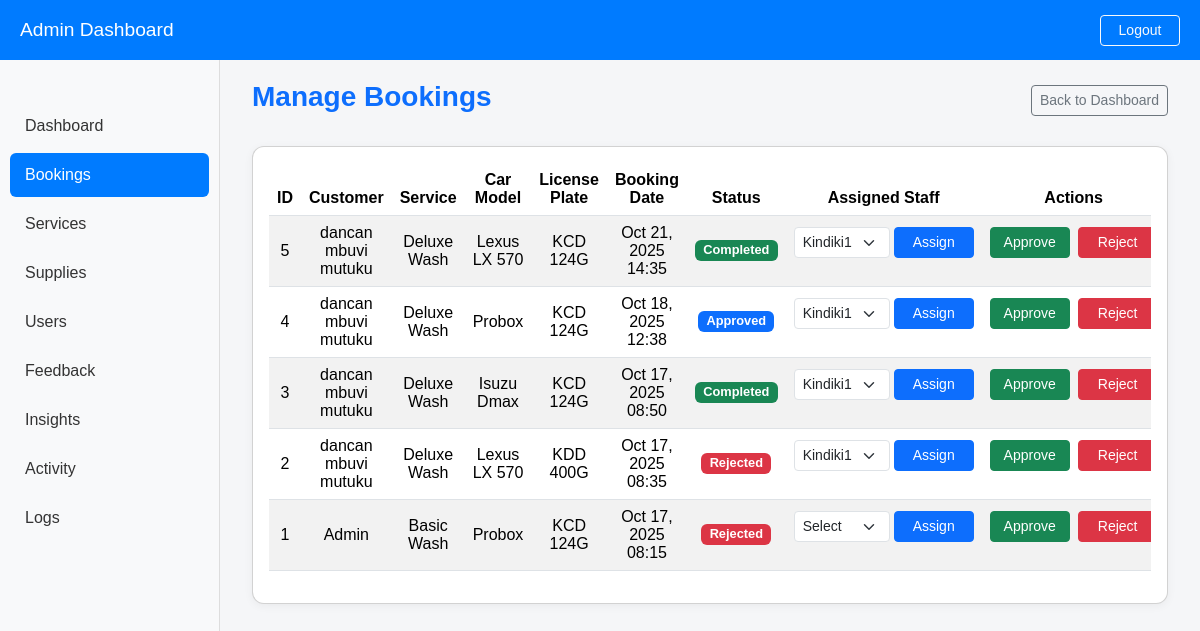
The page /admin/pages/bookings.php (signed in) on the database as committed earlier.
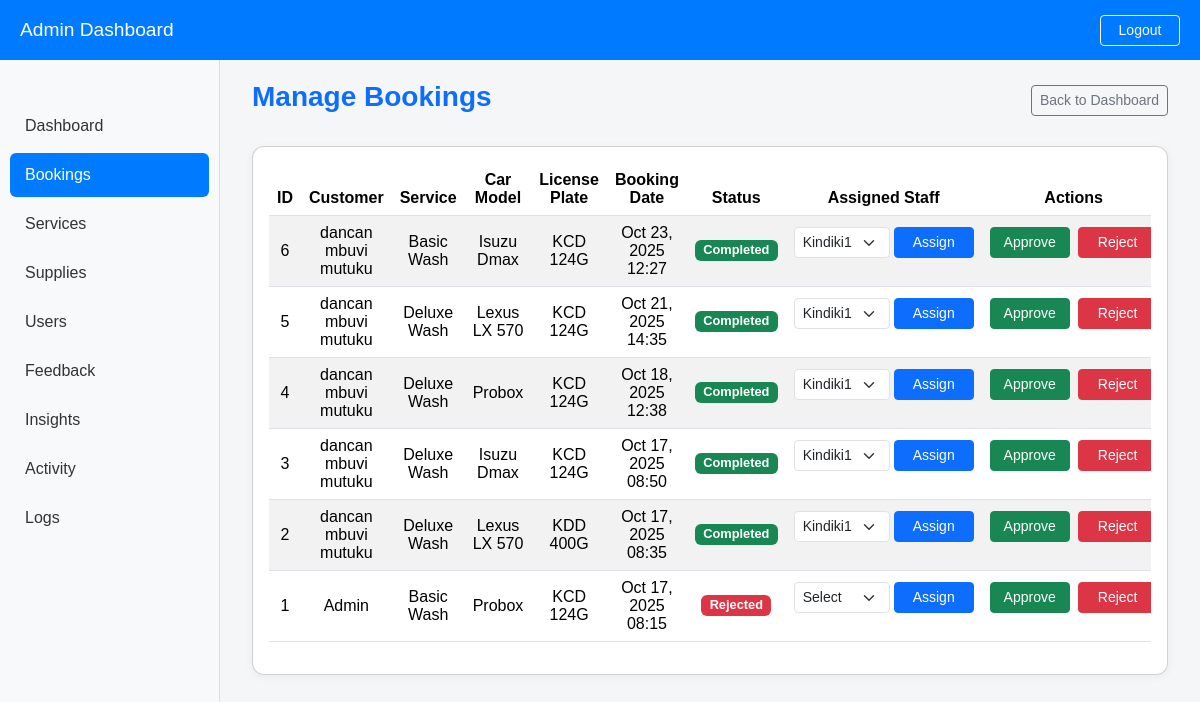
The same page on the database as committed later.
### tables this page shows
CREATE TABLE bookings (
    id INTEGER PRIMARY KEY AUTOINCREMENT,
    user_id INTEGER,
    car_model TEXT,
    license_plate TEXT,
    service_id INTEGER,
    booking_time DATETIME,
    status TEXT DEFAULT 'pending',
    payment_status TEXT DEFAULT 'pending',
    created_at DATETIME DEFAULT CURRENT_TIMESTAMP
, staff_id INTEGER);

CREATE TABLE services (
    id INTEGER PRIMARY KEY AUTOINCREMENT,
    service_name TEXT,
    description TEXT,
    price REAL,
    duration INTEGER,
    created_at DATETIME DEFAULT CURRENT_TIMESTAMP
, category TEXT DEFAULT 'General');

CREATE TABLE users (
    id INTEGER PRIMARY KEY AUTOINCREMENT,
    name TEXT NOT NULL,
    email TEXT UNIQUE NOT NULL,
    password TEXT NOT NULL,
    role TEXT DEFAULT 'customer',
    created_at DATETIME DEFAULT CURRENT_TIMESTAMP
);

### admin/pages/bookings.php (the view, shortened to what this page needs)
<?php
require_once __DIR__ . '/../../includes/db.php';
$stmt = $db->query("
    SELECT
        b.id, u.name AS customer_name, s.service_name,
        b.car_model, b.license_plate, b.booking_time,
        b.status, b.staff_id, st.name AS staff_name
    FROM bookings b
    LEFT JOIN users u ON b.user_id = u.id
    LEFT JOIN services s ON b.service_id = s.id
    LEFT JOIN users st ON b.staff_id = st.id
    ORDER BY b.id DESC
");
$bookings = $stmt->fetchAll(PDO::FETCH_ASSOC);
$staff = $db->query("SELECT id, name FROM users WHERE role='staff'")->fetchAll(PDO::FETCH_ASSOC);
?>
<link href="https://cdn.jsdelivr.net/npm/bootstrap@5.3.2/dist/css/bootstrap.min.css" rel="stylesheet">
<header>
    <h3>Admin Dashboard</h3>
    <a href="../../logout.php" class="btn btn-outline-light btn-sm">Logout</a>
</header>
<div class="sidebar">
    <ul class="nav flex-column">
        <li><a href="../dashboard.php" class="nav-link">Dashboard</a></li>
        <li><a href="bookings.php" class="nav-link active">Bookings</a></li>
        <li><a href="services.php" class="nav-link">Services</a></li>
        <li><a href="supplies.php" class="nav-link">Supplies</a></li>
        <li><a href="users.php" class="nav-link">Users</a></li>
        <li><a href="feedback.php" class="nav-link">Feedback</a></li>
        <li><a href="insights.php" class="nav-link">Insights</a></li>
        <li><a href="activity.php" class="nav-link">Activity</a></li>
        <li><a href="logs.php" class="nav-link">Logs</a></li>
    </ul>
</div>
<div class="main-content">
    <div class="container-fluid">
        <div class="d-flex justify-content-between align-items-center flex-wrap mb-4">
            <h3 class="fw-bold text-primary mb-2">Manage Bookings</h3>
            <a href="../dashboard.php" class="btn btn-outline-secondary btn-sm">Back to Dashboard</a>
        </div>
        <div class="card p-3">
            <div class="table-responsive">
                <table class="table table-striped table-hover align-middle text-center" id="bookingsTable">
                    <thead>
                        <tr>
                            <th>ID</th>
                            <th>Customer</th>
                            <th>Service</th>
                            <th>Car Model</th>
                            <th>License Plate</th>
                            <th>Booking Date</th>
                            <th>Status</th>
                            <th>Assigned Staff</th>
                            <th>Actions</th>
                        </tr>
                    </thead>
                    <tbody>
                    <?php if ($bookings): ?>
                        <?php foreach ($bookings as $b): ?>
                            <tr class="clickable-row" data-id="<?= $b['id'] ?>">
                                <td><?= htmlspecialchars($b['id']) ?></td>
                                <td><?= htmlspecialchars($b['customer_name'] ?? 'Unknown') ?></td>
                                <td><?= htmlspecialchars($b['service_name'] ?? 'N/A') ?></td>
                                <td><?= htmlspecialchars($b['car_model'] ?? '-') ?></td>
                                <td><?= htmlspecialchars($b['license_plate'] ?? '-') ?></td>
                                <td><?= htmlspecialchars(date("M d, Y H:i", strtotime($b['booking_time']))) ?></td>
                                <td>
                                    <span class="badge bg-<?= match($b['status']) {
                                        'completed' => 'success',
                                        'approved' => 'primary',
                                        'assigned' => 'info',
                                        'rejected' => 'danger',
                                        default => 'secondary'
                                    } ?> status-badge">
                                        <?= htmlspecialchars(ucfirst($b['status'])) ?>
                                    </span>
                                </td>
                                <td>
                                    <form method="POST" class="d-flex gap-1 align-items-center justify-content-center">
                                        <select name="staff_id" class="form-select form-select-sm w-auto" required>
                                            <option value="">Select</option>
                                            <?php foreach ($staff as $st): ?>
                                                <option value="<?= $st['id'] ?>" <?= $b['staff_id'] == $st['id'] ? 'selected' : '' ?>>
                                                    <?= htmlspecialchars($st['name']) ?>
                                                </option>
                                            <?php endforeach; ?>
                                        </select>
                                        <button type="submit" class="btn btn-primary btn-sm">Assign</button>
                                    </form>
                                </td>
                                <td>
                                    <div class="d-flex gap-2 justify-content-center">
                                        <form method="POST">
                                            <button type="submit" class="btn btn-success btn-sm">Approve</button>
                                        </form>
                                        <form method="POST">
                                            <button type="submit" class="btn btn-danger btn-sm">Reject</button>
                                        </form>
                                    </div>
                                </td>
                            </tr>
                        <?php endforeach; ?>
                    <?php else: ?>
                        <tr><td colspan="9" class="text-muted">No bookings found.</td></tr>
                    <?php endif; ?>
                    </tbody>
                </table>
            </div>
        </div>
    </div>
</div>
</body>
</html>

### admin/pages/bookings.php (style rules this page uses)
header { position: fixed; top:0; left:0; right:0; height:60px; background:#007bff; color:#fff; display:flex; justify-content:space-between; align-items:center; padding:0 20px; z-index:1000; }
header h3 { margin:0; font-size:1.2rem; }
header a { color:#fff; }
.sidebar { position: fixed; top:60px; left:0; width:220px; height:calc(100% - 60px); background:#f8f9fa; padding:20px 10px; border-right:1px solid #ddd; overflow-y:auto; }
.sidebar a { display:block; padding:10px 15px; margin-bottom:5px; border-radius:6px; color:#333; text-decoration:none; }
.sidebar a:hover, .sidebar a.active { background:#007bff; color:#fff; }
.main-content { margin-left:220px; margin-top:60px; padding:20px; }
.card { border-radius: 12px; box-shadow: 0 2px 10px rgba(0,0,0,0.05); }
.table thead { background-color: #0d6efd; color: #fff; }
.status-badge { text-transform: capitalize; font-size: 0.8rem; }
.btn-sm { min-width: 80px; font-weight: 500; }

Rows that differ between the two databases and show on the page:
added bookings: id "6", customer_name "dancan mbuvi mutuku", service.service_name "Basic Wash", car_model "Isuzu Dmax", license_plate "KCD 124G", booking_time "Oct 23, 2025 12:27", status "Completed", staff_id "Kindiki1"
changed bookings "Oct 18, 2025 12:38": status "Approved" → "Completed"
changed bookings "KDD 400G": status "Rejected" → "Completed"
